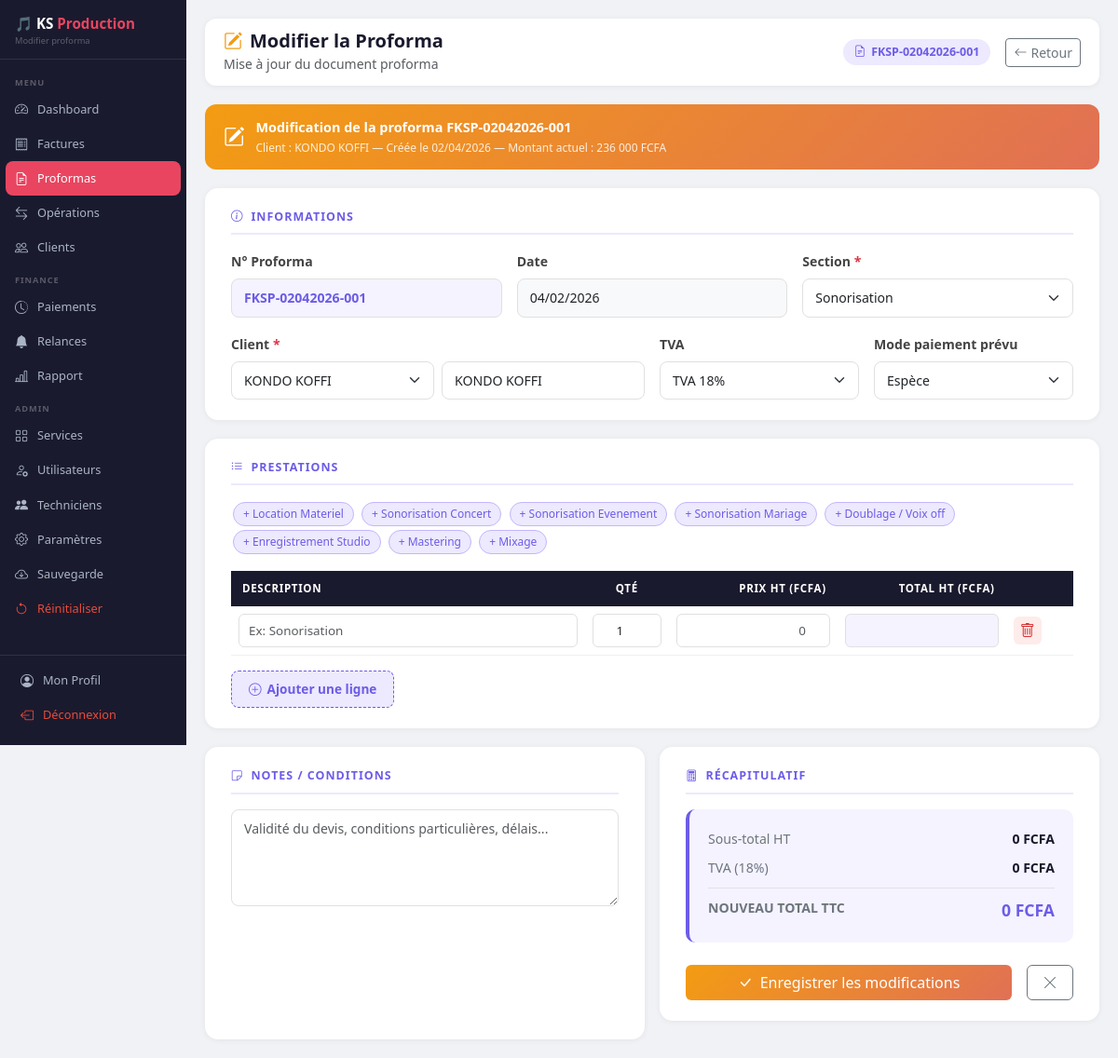
/proformas/modifier/1 (signed in), run on the app's committed database.
### database.py (models this page shows)
class Facture(db.Model):
    __tablename__ = 'factures'
    id            = db.Column(db.Integer, primary_key=True)
    numero        = db.Column(db.String(30), unique=True, nullable=False)
    date          = db.Column(db.DateTime, default=datetime.now)
    nom_client    = db.Column(db.String(100), nullable=False)
    service       = db.Column(db.String(200), nullable=False)
    montant_ttc   = db.Column(db.Float, nullable=False)
    mode_paiement = db.Column(db.String(50))
    etat_paiement = db.Column(db.String(20), default='Non Payer')
    type_operation= db.Column(db.String(20), default='Recettes')
    categorie     = db.Column(db.String(20), default='Facture')
    section       = db.Column(db.String(50))
    cree_par      = db.Column(db.String(50))
    montant_paye  = db.Column(db.Float, default=0)
    reste_du      = db.Column(db.Float, default=0)

class Client(db.Model):
    __tablename__ = 'clients'
    id        = db.Column(db.Integer, primary_key=True)
    numero    = db.Column(db.String(20), unique=True)
    nom       = db.Column(db.String(100), nullable=False)
    adresse   = db.Column(db.String(200))
    telephone = db.Column(db.String(20))
    email     = db.Column(db.String(100))
    nif       = db.Column(db.String(50))
    rccm      = db.Column(db.String(50))

class Service(db.Model):
    __tablename__ = 'services'
    id      = db.Column(db.Integer, primary_key=True)
    section = db.Column(db.String(50), nullable=False)
    libelle = db.Column(db.String(200), nullable=False)
    prix    = db.Column(db.Float, default=0)
    actif   = db.Column(db.Boolean, default=True)

### app.py (the view, shortened to what this page needs)
@app.route('/proformas/modifier/<int:id>', methods=['GET', 'POST'])
def modifier_proforma(id):
    if 'username' not in session:
        return redirect(url_for('login'))
    if session['role'] == 'Lecture seule':
        flash('Accès refusé.', 'danger')
        return redirect(url_for('liste_proformas'))
    proforma = Facture.query.get_or_404(id)
    if proforma.etat_paiement == 'Converti':
        flash('Une proforma convertie ne peut plus être modifiée.', 'warning')
        return redirect(url_for('liste_proformas'))
    lignes        = LigneFacture.query.filter_by(facture_id=proforma.id).all()
    services_list = Service.query.filter_by(actif=True).order_by(Service.section, Service.libelle).all()
    return render_template('modifier_proforma.html',
        username      = session['username'],
        role          = session['role'],
        proforma      = proforma,
        lignes        = lignes,
        clients       = Client.query.all(),
        services_list = services_list,
        today         = datetime.now().strftime('%Y-%m-%d'),
    )

### templates/modifier_proforma.html (shortened to what this page needs)
<!DOCTYPE html>
<html lang="fr">
<head>
    <link href="https://cdn.jsdelivr.net/npm/bootstrap@5.3.0/dist/css/bootstrap.min.css" rel="stylesheet">
    <link href="https://cdn.jsdelivr.net/npm/bootstrap-icons@1.10.5/font/bootstrap-icons.css" rel="stylesheet">
</head>
<body>
<div class="sidebar">
    <div class="brand">🎵 KS <span>Production</span><small>Modifier proforma</small></div>
    <nav>
        <div class="nav-section">Menu</div>
        <a href="/dashboard"  class="nav-link"><i class="bi bi-speedometer2"></i> Dashboard</a>
        <a href="/factures"   class="nav-link"><i class="bi bi-receipt"></i> Factures</a>
        <a href="/proformas"  class="nav-link active"><i class="bi bi-file-earmark-text"></i> Proformas</a>
        <a href="/operations" class="nav-link"><i class="bi bi-arrow-left-right"></i> Opérations</a>
        <a href="/clients"    class="nav-link"><i class="bi bi-people"></i> Clients</a>
        <div class="nav-section">Finance</div>
        <a href="/paiements"  class="nav-link"><i class="bi bi-clock-history"></i> Paiements</a>
        <a href="/relances" class="nav-link"><i class="bi bi-bell-fill"></i> Relances</a>
        <a href="/rapport"    class="nav-link"><i class="bi bi-bar-chart-line"></i> Rapport</a>
        {% if role == 'Administrateur' %}
        <div class="nav-section">Admin</div>
        <a href="/services"      class="nav-link"><i class="bi bi-grid"></i> Services</a>
        <a href="/utilisateurs"  class="nav-link"><i class="bi bi-person-gear"></i> Utilisateurs</a>
        <a href="/techniciens" class="nav-link"><i class="bi bi-people-fill"></i> Techniciens</a>
        <a href="/parametres"    class="nav-link"><i class="bi bi-gear"></i> Paramètres</a>
        <a href="/sauvegarde"    class="nav-link"><i class="bi bi-cloud-arrow-down"></i> Sauvegarde</a>
        <a href="/reinitialiser" class="nav-link" style="color:#e74c3c;"><i class="bi bi-arrow-counterclockwise"></i> Réinitialiser</a>
        {% endif %}
    </nav>
    <div class="sidebar-footer">
        <a href="/profil" class="nav-link"><i class="bi bi-person-circle"></i> Mon Profil</a>
        <a href="/logout" class="nav-link" style="color:#e74c3c;"><i class="bi bi-box-arrow-left"></i> Déconnexion</a>
    </div>
</div>
<div class="main-content">
    <div class="topbar">
        <div>
            <h5><i class="bi bi-pencil-square me-2" style="color:#f39c12;"></i>Modifier la Proforma</h5>
            <small class="text-muted">Mise à jour du document proforma</small>
        </div>
        <div class="d-flex align-items-center gap-3">
            <span class="info-badge"><i class="bi bi-file-earmark-text"></i> {{ proforma.numero }}</span>
            <a href="/proformas" class="btn btn-outline-secondary btn-sm">
                <i class="bi bi-arrow-left me-1"></i>Retour
            </a>
        </div>
    </div>
    <div class="modifier-banner">
        <i class="bi bi-pencil-square"></i>
        <div>
            <div class="pb-title">Modification de la proforma {{ proforma.numero }}</div>
            <div class="pb-desc">Client : {{ proforma.nom_client }} — Créée le {{ proforma.date.strftime('%d/%m/%Y') }} — Montant actuel : {{ "{:,.0f}".format(proforma.montant_ttc).replace(',', ' ') }} FCFA</div>
        </div>
    </div>
    <form method="POST" action="/proformas/modifier/{{ proforma.id }}">
        <div class="form-card">
            <div class="section-title"><i class="bi bi-info-circle"></i> Informations</div>
            <div class="row g-3">
                <div class="col-md-4">
                    <label class="form-label">N° Proforma</label>
                    <input type="text" class="form-control" value="{{ proforma.numero }}" readonly
                           style="background:#f5f3ff; font-weight:600; color:var(--ks-purple);">
                </div>
                <div class="col-md-4">
                    <label class="form-label">Date</label>
                    <input type="date" class="form-control" name="date"
                           value="{{ proforma.date.strftime('%Y-%m-%d') }}" readonly
                           style="background:#f8f9fa;">
                </div>
                <div class="col-md-4">
                    <label class="form-label">Section <span class="text-danger">*</span></label>
                    <select class="form-select" name="section" required>
                        <option value="Sonorisation"  {% if proforma.section == 'Sonorisation' %}selected{% endif %}>Sonorisation</option>
                    </select>
                </div>
                <div class="col-md-6">
                    <label class="form-label">Client <span class="text-danger">*</span></label>
                    <div class="d-flex gap-2">
                        <select class="form-select" id="selectClient" onchange="remplirClient()">
                            {% for client in clients %}
                            <option value="{{ client.nom }}"
                                {% if client.nom == proforma.nom_client %}selected{% endif %}>
                                {{ client.nom }}
                            </option>
                            {% endfor %}
                        </select>
                        <input type="text" class="form-control" name="nom_client" id="nom_client"
                               value="{{ proforma.nom_client }}" required>
                    </div>
                </div>
                <div class="col-md-3">
                    <label class="form-label">TVA</label>
                    <select class="form-select" name="tva_taux" id="tvaTaux" onchange="updateRecap()">
                        <option value="18">TVA 18%</option>
                    </select>
                </div>
                <div class="col-md-3">
                    <label class="form-label">Mode paiement prévu</label>
                    <select class="form-select" name="mode_paiement">
                        <option value="Espece"        {% if proforma.mode_paiement == 'Espece' %}selected{% endif %}>Espèce</option>
                    </select>
                </div>
            </div>
        </div>
        <div class="form-card">
            <div class="section-title"><i class="bi bi-list-ul"></i> Prestations</div>
            <div class="mb-3">
                {% for svc in services_list %}
                <span class="svc-chip" onclick="ajouterLigneRapide('{{ svc.libelle }}', {{ svc.prix }})">+ {{ svc.libelle }}</span>
                {% endfor %}
            </div>
            <div class="table-responsive">
                <table class="lignes-table">
                    <thead>
                        <tr>
                            <th style="width:42%;">Description</th>
                            <th style="width:10%; text-align:center;">Qté</th>
                            <th style="width:20%; text-align:right;">Prix HT (FCFA)</th>
                            <th style="width:20%; text-align:right;">Total HT (FCFA)</th>
                            <th style="width:8%;"></th>
                        </tr>
                    </thead>
                    <tbody id="lignesBody">
                        {% for ligne in lignes %}
                        <tr class="ligne-row">
                            <td><input type="text" class="form-control svc-input" name="service[]"
                                       value="{{ ligne.service }}" required></td>
                            <td><input type="number" class="form-control qty-input" name="quantite[]"
                                       value="{{ ligne.quantite }}" min="1" style="text-align:center;"></td>
                            <td><input type="number" class="form-control pu-input" name="prix_unitaire[]"
                                       value="{{ ligne.prix_unitaire }}" min="0" step="any" style="text-align:right;"></td>
                            <td><input type="text" class="form-control total-input"
                                       value="{{ "{:,.0f}".format(ligne.montant_ht).replace(',', ' ') }}"
                                       readonly style="text-align:right; background:#f5f3ff; font-weight:600;"></td>
                            <td style="text-align:center;">
                                <button type="button" class="btn-del-ligne" onclick="supprimerLigne(this)">
                                    <i class="bi bi-trash"></i>
                                </button>
                            </td>
                        </tr>
                        {% else %}
                        <tr class="ligne-row">
                            <td><input type="text" class="form-control svc-input" name="service[]" placeholder="Ex: Sonorisation" required></td>
                            <td><input type="number" class="form-control qty-input" name="quantite[]" value="1" min="1" style="text-align:center;"></td>
                            <td><input type="number" class="form-control pu-input" name="prix_unitaire[]" placeholder="0" min="0" step="any" style="text-align:right;"></td>
                            <td><input type="text" class="form-control total-input" readonly style="text-align:right; background:#f5f3ff; font-weight:600;"></td>
                            <td style="text-align:center;"><button type="button" class="btn-del-ligne" onclick="supprimerLigne(this)"><i class="bi bi-trash"></i></button></td>
                        </tr>
                        {% endfor %}
                    </tbody>
                </table>
            </div>
            <div class="mt-3">
                <button type="button" class="btn-add-ligne" onclick="ajouterLigne()">
                    <i class="bi bi-plus-circle"></i> Ajouter une ligne
                </button>
            </div>
        </div>
        <div class="row g-3">
            <div class="col-md-6">
                <div class="form-card h-100">
                    <div class="section-title"><i class="bi bi-sticky"></i> Notes / Conditions</div>
                    <textarea class="form-control" name="notes" rows="4"
                              placeholder="Validité du devis, conditions particulières, délais..."></textarea>
                </div>
            </div>
            <div class="col-md-6">
                <div class="form-card">
                    <div class="section-title"><i class="bi bi-calculator"></i> Récapitulatif</div>
                    <div class="recap-box">
                        <div class="recap-row"><span class="lbl">Sous-total HT</span><span class="val" id="recapHT">0 FCFA</span></div>
                        <div class="recap-row"><span class="lbl">TVA (<span id="tauxLabel">18</span>%)</span><span class="val" id="recapTVA">0 FCFA</span></div>
                        <div class="recap-row total"><span class="lbl fw-bold">NOUVEAU TOTAL TTC</span><span class="val" id="recapTTC">0 FCFA</span></div>
                    </div>
                    <div class="d-flex gap-3 mt-4">
                        <button type="submit" class="btn btn-orange px-4 flex-fill">
                            <i class="bi bi-check-lg me-2"></i>Enregistrer les modifications
                        </button>
                        <a href="/proformas" class="btn btn-outline-secondary px-3">
                            <i class="bi bi-x-lg"></i>
                        </a>
                    </div>
                </div>
            </div>
        </div>
    </form>
</div>
</body>
</html>

### data on the page
Facture: numero "FKSP-02042026-001", nom_client "KONDO KOFFI", date "02/04/2026", montant_ttc "236 000", date "04/02/2026", section "Sonorisation", nom_client.nom "KONDO KOFFI", mode_paiement "Espèce"
Service: libelle "Location Materiel"
Service: libelle "Sonorisation Concert"
Service: libelle "Sonorisation Evenement"
Service: libelle "Sonorisation Mariage"
Service: libelle "Doublage / Voix off"
Service: libelle "Enregistrement Studio"
Service: libelle "Mastering"
Service: libelle "Mixage"
